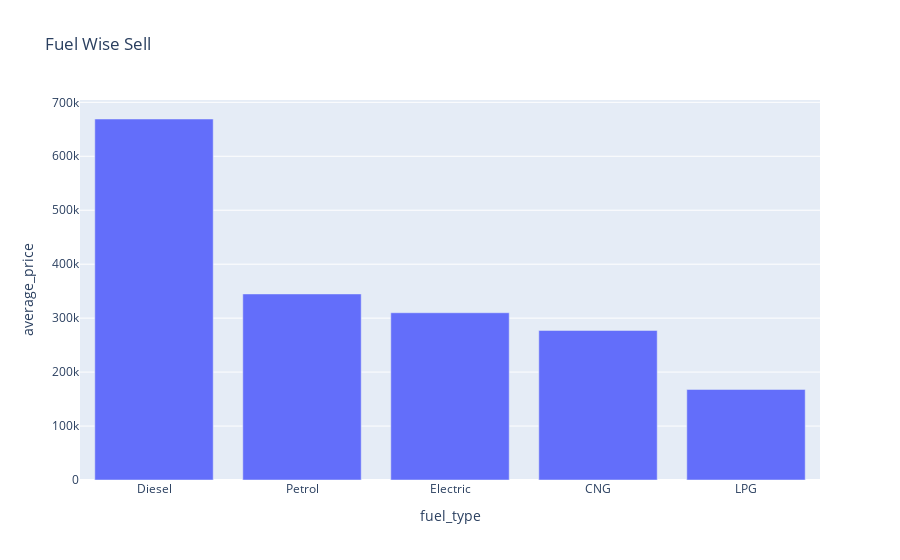

Notebook source saved alongside this figure:
### Code cell
# First get the mean selling price by fuel type
fSell = fuel.selling_price.mean().reset_index()

# Rename columns to make them more intuitive
fSell.columns = ['fuel_type', 'average_price']  

# Sort the values in descending order
fSell = fSell.sort_values('average_price', ascending=False)

# Now use the correct column names in the px.bar() function
fig = px.bar(fSell, x='fuel_type', y='average_price', title='Fuel Wise Sell')
fig.show()

### Figure 1 — Plotly figure (JSON) as saved in the notebook; plotly's stock layout.template omitted (floating-point values rounded to 4 significant figures)
{"data": [{"alignmentgroup": "True", "hovertemplate": "fuel_type=%{x}<br>average_price=%{y}<extra></extra>", "legendgroup": "", "marker": {"color": "#636efa", "pattern": {"shape": ""}}, "name": "", "offsetgroup": "", "orientation": "v", "showlegend": false, "textposition": "auto", "type": "bar", "x": ["Diesel", "Petrol", "Electric", "CNG", "LPG"], "xaxis": "x", "y": [669100.0, 344800.0, 310000, 277200.0, 167800.0], "yaxis": "y"}], "layout": {"barmode": "relative", "legend": {"tracegroupgap": 0}, "title": {"text": "Fuel Wise Sell"}, "xaxis": {"anchor": "y", "domain": [0, 1], "title": {"text": "fuel_type"}}, "yaxis": {"anchor": "x", "domain": [0, 1], "title": {"text": "average_price"}}}}
